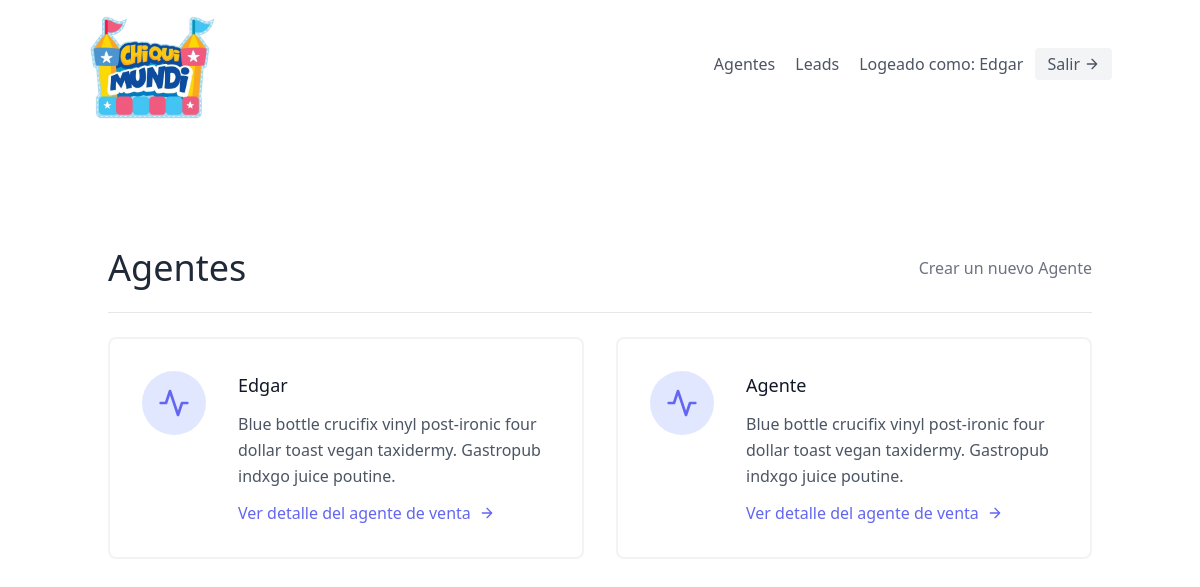
/agents/ (signed in), run on an earlier commit of the app's database.
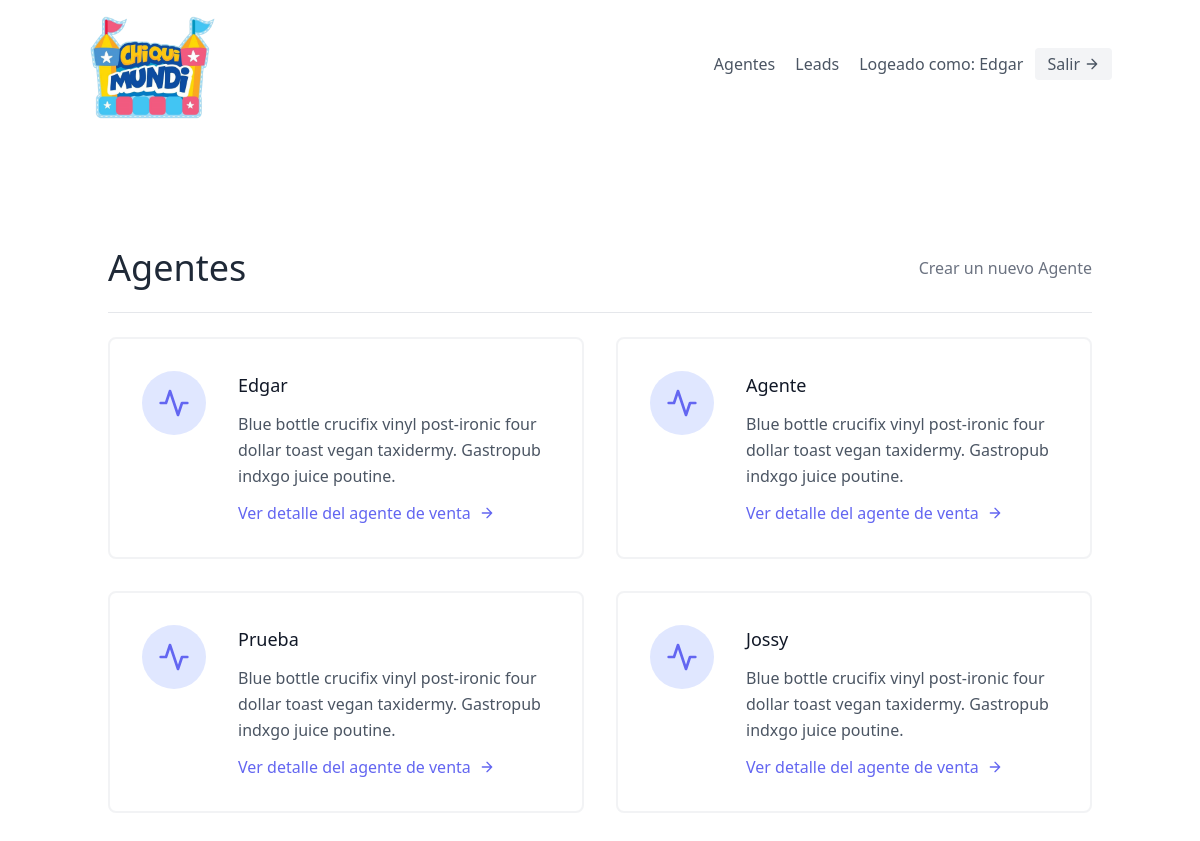
And on a later commit of the database.
### leads/models.py (models this page shows, shortened)
class Agent(models.Model):
    user = models.OneToOneField(User, on_delete=models.CASCADE)
    organisation = models.ForeignKey(UserProfile, on_delete=models.CASCADE)

class User(AbstractUser):
    is_organisor = models.BooleanField(default=True)
    is_agent = models.BooleanField(default=False)

### agents/views.py (the view)
# urls.py: path('', AgentListView.as_view(), name='agent-list'),
class AgentListView(OrganisorAndLoginRequiredMixin, generic.ListView):
    template_name = "agents/agent_list.html"
    def get_queryset(self):
        organisation = self.request.user.userprofile
        return Agent.objects.filter(organisation=organisation)

### agents/mixins.py (called while the page is built)
    def dispatch(self, request, *args, **kwargs):
        if not request.user.is_organisor or not request.user.is_authenticated:
            return redirect("leads:lista")
        return super().dispatch(request, *args, **kwargs)

### agents/templates/agents/agent_list.html
{% extends "base.html" %}
{% block content %}
  <section class="text-gray-600 body-font">
    <div class="container px-5 py-24 mx-auto flex flex-wrap">
      <div class="w-full mb-6 py-6 flex justify-between items-center border-b border-gray-200">
        <div>
          <h1 class="text-4xl text-gray-800">Agentes</h1>
        </div>
        <div>
          <a class="text-gray-500 hover:text-blue-500" href="{% url 'agents:agent-create' %}">Crear un nuevo Agente</a>
        </div>
      </div>
      <div class="flex flex-wrap -m-4">
        {% for agent in object_list %}
        <div class="p-4 lg:w-1/2 md:w-full">
          <div class="flex border-2 rounded-lg border-gray-200 border-opacity-50 p-8 sm:flex-row flex-col">
            <div class="w-16 h-16 sm:mr-8 sm:mb-0 mb-4 inline-flex items-center justify-center rounded-full bg-indigo-100 text-indigo-500 flex-shrink-0">
              <svg fill="none" stroke="currentColor" stroke-linecap="round" stroke-linejoin="round" stroke-width="2" class="w-8 h-8" viewBox="0 0 24 24">
                <path d="M22 12h-4l-3 9L9 3l-3 9H2"></path>
              </svg>
            </div>
            <div class="flex-grow">
              <h2 class="text-gray-900 text-lg title-font font-medium mb-3">
                {{ agent.user.username }}
              </h2>
              <p class="leading-relaxed text-base">
                Blue bottle crucifix vinyl post-ironic four dollar toast vegan taxidermy. Gastropub indxgo juice poutine.
              </p>
              <a href="{% url 'agents:agent-detail' agent.pk %}" class="mt-3 text-indigo-500 inline-flex items-center">
                Ver detalle del agente de venta
                <svg fill="none" stroke="currentColor" stroke-linecap="round" stroke-linejoin="round" stroke-width="2" class="w-4 h-4 ml-2" viewBox="0 0 24 24">
                  <path d="M5 12h14M12 5l7 7-7 7"></path>
                </svg>
              </a>
            </div>
          </div>
        </div>
        {% endfor %}
      </div>
    </div>
  </section>
{% endblock content %}

What changed in the data, as far as the page shows it:
added Agent: user.username "Prueba"
added Agent: user.username "Jossy"
